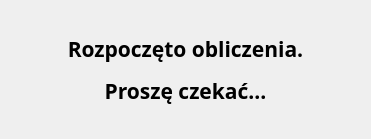
<?xml version="1.0" encoding="UTF-8"?>
<ui version="4.0">
 <class>MainWindow</class>
 <widget class="QMainWindow" name="MainWindow">
  <property name="geometry">
   <rect>
    <x>0</x>
    <y>0</y>
    <width>371</width>
    <height>139</height>
   </rect>
  </property>
  <property name="windowTitle">
   <string>MainWindow</string>
  </property>
  <widget class="QWidget" name="centralwidget">
   <widget class="QLabel" name="label">
    <property name="geometry">
     <rect>
      <x>0</x>
      <y>0</y>
      <width>371</width>
      <height>141</height>
     </rect>
    </property>
    <property name="font">
     <font>
      <family>Century Gothic</family>
      <pointsize>20</pointsize>
      <bold>true</bold>
     </font>
    </property>
    <property name="text">
     <string>&lt;html&gt;&lt;head/&gt;&lt;body&gt;&lt;p align=&quot;center&quot;&gt;&lt;span style=&quot; font-size:16pt;&quot;&gt;Rozpoczęto obliczenia.&lt;/span&gt;&lt;/p&gt;&lt;p align=&quot;center&quot;&gt;&lt;span style=&quot; font-size:16pt;&quot;&gt;Proszę czekać...&lt;/span&gt;&lt;/p&gt;&lt;/body&gt;&lt;/html&gt;</string>
    </property>
   </widget>
  </widget>
 </widget>
 <resources/>
 <connections/>
</ui>
